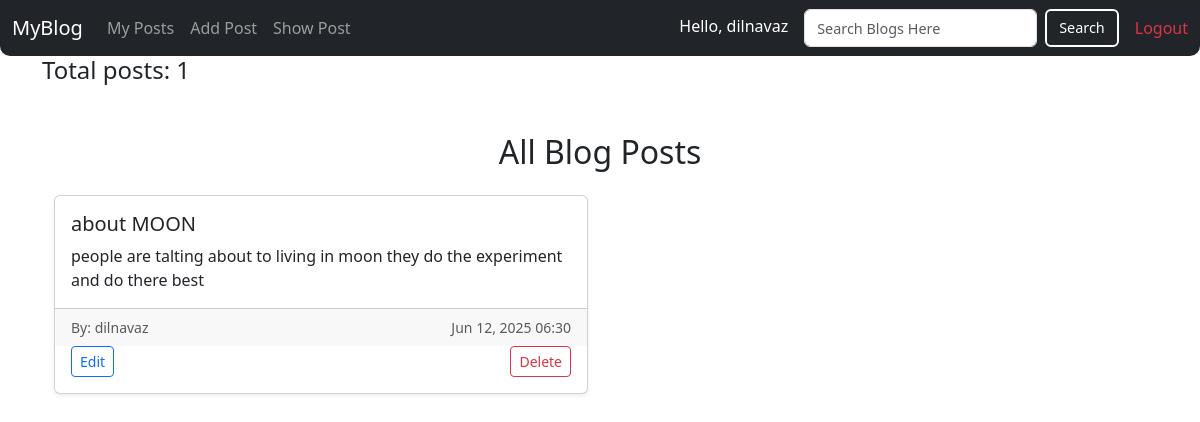
The app's page /show_post/ (signed in) with its own data.
### blog_app/models.py (models this page shows, shortened)
class Post(models.Model):
    title = models.CharField(max_length=100)
    content = models.TextField()
    date_posted = models.DateTimeField(default=timezone.now)
    author = models.ForeignKey(User, on_delete=models.CASCADE)

### blog_app/views.py (the view)
# urls.py: path('show_post/',views.show_post,name="show_post"),
def show_post(request):
    posts = Post.objects.all()
    return render(request,'show_post.html',{'posts':posts})

### templates/show_post.html
{% extends 'home.html' %}
{% block show_post %}
<h4>Total posts: {{ posts|length }}</h4>
        <div class="container mt-5">
  <h2 class="mb-4 text-center">All Blog Posts</h2>
  <div class="row row-cols-1 row-cols-md-2 g-4">
    {% for p in posts %}
      <div class="col">
        <div class="card h-100 shadow-sm">
          <div class="card-body">
            <h5 class="card-title">{{ p.title }}</h5>
            <p class="card-text">{{ p.content }}</p>
          </div>
          <div class="card-footer text-muted d-flex justify-content-between">
            <small>By: {{ p.author.username }}</small>
            <small>{{ p.date_posted|date:"M d, Y H:i" }}</small>
          </div>
           {% if request.user == p.author %}
            <div class="d-flex justify-content-between px-3 pb-3">
              <a href="{% url 'edit_post' p.id %}" class="btn btn-sm btn-outline-primary">Edit</a>
              <a href="{% url 'delete_post' p.id %}" class="btn btn-sm btn-outline-danger"
                 onclick="return confirm('Are you sure you want to delete this post?');">Delete</a>
            </div>
          {% endif %}
        </div>
      </div>
    {% empty %}
      <p>No posts found.</p>
    {% endfor %}
  </div>
</div>
    </body>
</html>
{% endblock %}

### templates/home.html (shortened to what this page needs)
{% load static %}
<html>
<head>
    <link rel="stylesheet" href="https://cdn.jsdelivr.net/npm/bootstrap@5.3.6/dist/css/bootstrap.min.css">
</head>
<body>
<nav class="navbar navbar-expand-lg navbar-dark bg-dark" style="border-bottom-left-radius:10px;border-bottom-right-radius:10px;">
    <div class="container-fluid">
        <a class="navbar-brand" href="{% url 'index' %}">MyBlog</a>
        <div class="collapse navbar-collapse" id="navbarNav">
            <ul class="navbar-nav me-auto mb-2 mb-lg-0">
                <li class="nav-item">
                    <a class="nav-link" href="{% url 'my_post' %}">My Posts</a>
                </li>
                <li class="nav-item">
                    <a class="nav-link" href="{% url 'add_post' %}">Add Post</a>
                </li>
                <li class="nav-item">
                    <a class="nav-link" href="{% url 'show_post' %}">Show Post</a>
                </li>
            </ul>
            <div class="d-flex align-items-center gap-3">
                <span class="navbar-text text-white">
                    Hello, {{ request.user.username }}
                </span>
                <form class="d-flex align-items-center" role="search" method="get" action="{% url 'search_post' %}">
                    <input class="form-control me-2" name="query" id="query" type="search" placeholder="Search Blogs Here" aria-label="Search">
                    <button class="btn btn-custom" type="submit">Search</button>
                </form>
                <a class="nav-link text-danger" href="{% url 'logOut' %}">Logout</a>
            </div>
        </div>
    </div>
</nav>
{% if not is_home %}
    <div class="container">
        {% block show_post %}
        {% endblock %}
   {% endif %}
</body>
</html>

### templates/home.html (style rules this page uses)
.navbar { padding-top: 0.5rem; padding-bottom: 0.5rem; }
.navbar .form-control, .navbar .btn { height: 38px; font-size: 0.9rem; margin: 0; }
.navbar .navbar-text { font-size: 1rem; padding-top: 0.2rem; }
.navbar form { margin: 0; }
.btn-custom { background-color: transparent; color: white; border: 2px solid white; transition: 0.3s; }

### records on screen
Post: title "about MOON", content "people are talting about to living in moon they do the experiment and do there best", author.username "dilnavaz", date_posted "Jun 12, 2025 06:30", shows "Edit"

### other values on screen
{{ request.user.username }} "dilnavaz"
{{ posts|length }} "1"
